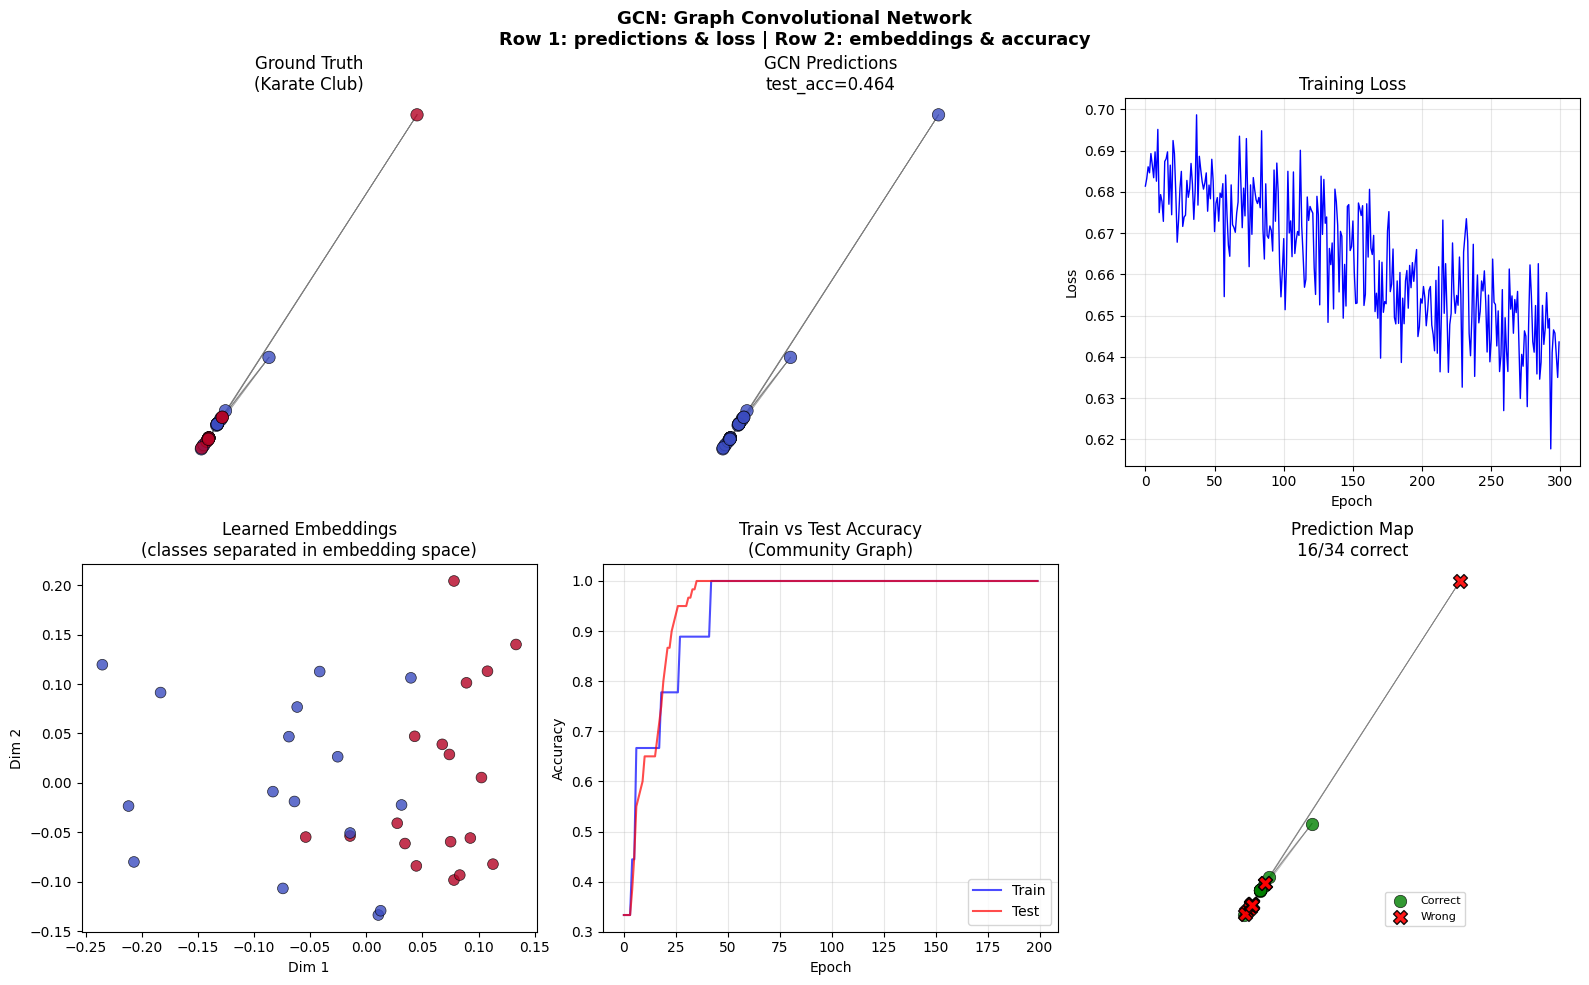

The script that saved this image:
"""
GCN — Graph Convolutional Network
==================================

Paradigm: SPECTRAL CONVOLUTION ON GRAPHS

===============================================================
WHAT IT IS (THE CORE IDEA)
===============================================================

Convolution on graphs via the GRAPH LAPLACIAN.

THE GCN LAYER:
    H' = σ(Ã H W)

Where:
- H: node features (n × d_in)
- W: learnable weights (d_in × d_out)
- Ã: normalized adjacency + self-loop
- σ: activation function

Ã = D̃^(-1/2) (A + I) D̃^(-1/2)

WHERE THIS COMES FROM (Spectral Theory):

1. GRAPH LAPLACIAN: L = D - A
   - Eigenvalues = graph frequencies
   - Eigenvectors = Fourier basis for graphs

2. SPECTRAL CONVOLUTION:
   g * x = U g(Λ) U^T x
   (Filter in spectral domain, like FFT)

3. SIMPLIFICATION (Kipf & Welling 2017):
   Use first-order approximation → H' = σ(Ã H W)

===============================================================
WHAT GCN DOES INTUITIVELY
===============================================================

Each node AGGREGATES features from its neighbors!

h_v' = σ(Σ_{u ∈ N(v) ∪ {v}} 1/√(d_u × d_v) × h_u × W)

1. Take your own features
2. Take neighbors' features
3. Weight by degree normalization
4. Transform with W
5. Apply nonlinearity

This is SMOOTHING — connected nodes become more similar!

===============================================================
WHY SELF-LOOPS?
===============================================================

Without self-loop: node's own features can be washed out
With self-loop: node retains its own information

A + I = adjacency with self-connections

===============================================================
OVER-SMOOTHING PROBLEM
===============================================================

Deep GCN → all nodes converge to SAME representation!

WHY?
- Repeated smoothing = information diffusion
- After k layers: node sees k-hop neighborhood
- Too deep = see entire graph = everything looks the same

SOLUTIONS:
- Residual connections
- Jumping knowledge
- DropEdge
- Different normalization

===============================================================
INDUCTIVE BIAS
===============================================================

1. LOCALITY
   - Only immediate neighbors affect each layer
   - Multi-hop requires multiple layers

2. HOMOPHILY ASSUMPTION
   - Connected nodes are similar
   - GCN smooths features → enforces homophily

3. DEGREE NORMALIZATION
   - High-degree nodes don't dominate
   - Low-degree nodes aren't drowned out

===============================================================
"""

import numpy as np
import matplotlib.pyplot as plt
import sys
sys.path.insert(0, '/Users/sid47/ML Algorithms')

# Import graph utilities
from importlib import import_module
graph_fund = import_module('35_graph_fundamentals')
Graph = graph_fund.Graph
karate_club = graph_fund.karate_club
create_community_graph = graph_fund.create_community_graph
spring_layout = graph_fund.spring_layout


class GCNLayer:
    """
    Single Graph Convolutional Layer.

    THE FORWARD PASS:
    H' = σ(Ã H W + b)

    Where Ã = D̃^(-1/2) (A + I) D̃^(-1/2)
    """

    def __init__(self, in_features, out_features, activation='relu'):
        self.in_features = in_features
        self.out_features = out_features
        self.activation = activation

        # Xavier initialization
        scale = np.sqrt(2.0 / (in_features + out_features))
        self.W = np.random.randn(in_features, out_features) * scale
        self.b = np.zeros(out_features)

        # For backprop
        self.cache = {}

    def forward(self, A_norm, H):
        """
        Forward pass.

        A_norm: Normalized adjacency (n × n)
        H: Node features (n × d_in)

        Returns: H' (n × d_out)
        """
        # Aggregate: ÃH
        AH = A_norm @ H

        # Transform: ÃHW + b
        Z = AH @ self.W + self.b

        # Activation
        if self.activation == 'relu':
            H_out = np.maximum(0, Z)
        elif self.activation == 'softmax':
            # Softmax for final layer
            exp_Z = np.exp(Z - np.max(Z, axis=1, keepdims=True))
            H_out = exp_Z / np.sum(exp_Z, axis=1, keepdims=True)
        else:
            H_out = Z

        # Cache for backprop
        self.cache = {
            'A_norm': A_norm,
            'H': H,
            'AH': AH,
            'Z': Z,
            'H_out': H_out
        }

        return H_out

    def backward(self, dH_out, learning_rate=0.01):
        """
        Backward pass.

        dH_out: Gradient w.r.t. output (n × d_out)

        Returns: dH (gradient w.r.t. input)
        """
        A_norm = self.cache['A_norm']
        H = self.cache['H']
        AH = self.cache['AH']
        Z = self.cache['Z']

        # Gradient through activation
        if self.activation == 'relu':
            dZ = dH_out * (Z > 0)
        elif self.activation == 'softmax':
            # For softmax + cross-entropy, dZ = H_out - Y (passed directly)
            dZ = dH_out
        else:
            dZ = dH_out

        # Gradients
        dW = AH.T @ dZ
        db = np.sum(dZ, axis=0)

        # Gradient w.r.t. input
        dAH = dZ @ self.W.T
        dH = A_norm.T @ dAH  # A_norm is symmetric

        # Update weights
        self.W -= learning_rate * dW
        self.b -= learning_rate * db

        return dH


class GCN:
    """
    Graph Convolutional Network for node classification.

    Architecture:
    Input (n × d) → GCNLayer → ReLU → GCNLayer → ... → Softmax (n × c)
    """

    def __init__(self, n_features, hidden_dims, n_classes, dropout=0.5):
        """
        Parameters:
        - n_features: Input feature dimension
        - hidden_dims: List of hidden layer dimensions
        - n_classes: Number of output classes
        - dropout: Dropout rate (not implemented in this simple version)
        """
        self.dropout = dropout
        self.layers = []

        # Build layers
        dims = [n_features] + hidden_dims + [n_classes]
        for i in range(len(dims) - 1):
            activation = 'softmax' if i == len(dims) - 2 else 'relu'
            layer = GCNLayer(dims[i], dims[i+1], activation=activation)
            self.layers.append(layer)

    def forward(self, A_norm, X):
        """
        Forward pass through all layers.

        A_norm: Normalized adjacency
        X: Node features

        Returns: Class probabilities (n × c)
        """
        H = X
        for layer in self.layers:
            H = layer.forward(A_norm, H)
        return H

    def compute_loss(self, Y_pred, Y_true, mask=None):
        """
        Cross-entropy loss for node classification.

        mask: Boolean array indicating which nodes to compute loss on
              (for semi-supervised setting)
        """
        if mask is None:
            mask = np.ones(len(Y_true), dtype=bool)

        # Get predictions for masked nodes
        Y_pred_masked = Y_pred[mask]
        Y_true_masked = Y_true[mask]

        # Cross-entropy: -sum(y * log(p))
        eps = 1e-10
        loss = -np.mean(np.log(Y_pred_masked[np.arange(len(Y_true_masked)), Y_true_masked] + eps))

        return loss

    def backward(self, Y_pred, Y_true, mask=None, learning_rate=0.01):
        """
        Backward pass (backpropagation).

        For softmax + cross-entropy: dZ = Y_pred - Y_one_hot
        """
        n = len(Y_true)
        if mask is None:
            mask = np.ones(n, dtype=bool)

        # dZ for cross-entropy with softmax
        dZ = Y_pred.copy()
        Y_one_hot = np.zeros_like(Y_pred)
        Y_one_hot[np.arange(n), Y_true] = 1

        dZ[mask] = (Y_pred[mask] - Y_one_hot[mask]) / np.sum(mask)
        dZ[~mask] = 0  # No gradient for unlabeled nodes

        # Backprop through layers
        dH = dZ
        for layer in reversed(self.layers):
            dH = layer.backward(dH, learning_rate)

    def fit(self, graph, labels, train_mask, val_mask=None,
            epochs=200, learning_rate=0.01, verbose=True):
        """
        Train the GCN.

        graph: Graph object
        labels: Node labels (n,)
        train_mask: Boolean mask for training nodes
        val_mask: Boolean mask for validation nodes
        """
        # Compute normalized adjacency with self-loops
        A = graph.adj + np.eye(graph.n_nodes)  # A + I
        D = np.diag(np.sum(A, axis=1))
        D_inv_sqrt = np.diag(1.0 / np.sqrt(np.diag(D) + 1e-10))
        A_norm = D_inv_sqrt @ A @ D_inv_sqrt

        X = graph.X

        train_losses = []
        val_accs = []

        for epoch in range(epochs):
            # Forward pass
            Y_pred = self.forward(A_norm, X)

            # Compute loss (only on training nodes)
            loss = self.compute_loss(Y_pred, labels, train_mask)
            train_losses.append(loss)

            # Backward pass
            self.backward(Y_pred, labels, train_mask, learning_rate)

            # Validation accuracy
            if val_mask is not None:
                val_pred = np.argmax(Y_pred[val_mask], axis=1)
                val_acc = np.mean(val_pred == labels[val_mask])
                val_accs.append(val_acc)

            if verbose and (epoch + 1) % 50 == 0:
                msg = f"Epoch {epoch+1}: loss={loss:.4f}"
                if val_mask is not None:
                    msg += f", val_acc={val_acc:.3f}"
                print(msg)

        return train_losses, val_accs

    def predict(self, graph):
        """Predict labels for all nodes."""
        A = graph.adj + np.eye(graph.n_nodes)
        D = np.diag(np.sum(A, axis=1))
        D_inv_sqrt = np.diag(1.0 / np.sqrt(np.diag(D) + 1e-10))
        A_norm = D_inv_sqrt @ A @ D_inv_sqrt

        Y_pred = self.forward(A_norm, graph.X)
        return np.argmax(Y_pred, axis=1)


# ============================================================
# VISUALIZATION
# ============================================================

def visualize_gcn():
    """
    Create comprehensive GCN visualization:
    1. Before/after GCN smoothing
    2. Learning curve
    3. Layer-wise representations
    4. Over-smoothing demonstration
    5. Feature propagation
    6. Summary
    """
    print("\n" + "="*60)
    print("GCN VISUALIZATION")
    print("="*60)

    fig = plt.figure(figsize=(16, 12))
    np.random.seed(42)

    # Get karate club
    graph, labels = karate_club()

    # Add random features
    graph.X = np.random.randn(graph.n_nodes, 16)

    # ============ Plot 1: Node Classification ============
    ax1 = fig.add_subplot(2, 3, 1)

    # Train GCN
    train_mask = np.zeros(graph.n_nodes, dtype=bool)
    train_mask[[0, 1, 2, 30, 32, 33]] = True  # 6 labeled nodes

    gcn = GCN(n_features=16, hidden_dims=[16], n_classes=2)
    losses, _ = gcn.fit(graph, labels, train_mask, epochs=200, verbose=False)

    # Predict all
    pred = gcn.predict(graph)
    acc = np.mean(pred == labels)

    # Visualize
    pos = spring_layout(graph)
    for i, j in graph.get_edge_list():
        ax1.plot([pos[i, 0], pos[j, 0]], [pos[i, 1], pos[j, 1]],
                'k-', alpha=0.2, linewidth=0.5)

    # Correct predictions: circles, Wrong: X
    colors = ['red' if l == 0 else 'blue' for l in labels]
    for i in range(graph.n_nodes):
        marker = 'o' if pred[i] == labels[i] else 'X'
        ax1.scatter(pos[i, 0], pos[i, 1], c=colors[i], s=100,
                   marker=marker, edgecolors='black', zorder=5)

    ax1.set_title(f'GCN Node Classification\n6 labeled → {acc:.0%} accuracy')
    ax1.axis('off')

    # ============ Plot 2: Learning Curve ============
    ax2 = fig.add_subplot(2, 3, 2)

    ax2.plot(losses, 'b-', linewidth=2)
    ax2.set_xlabel('Epoch')
    ax2.set_ylabel('Cross-Entropy Loss')
    ax2.set_title('GCN Training Loss\nConverges smoothly')
    ax2.grid(True, alpha=0.3)

    # ============ Plot 3: Feature Smoothing Effect ============
    ax3 = fig.add_subplot(2, 3, 3)

    # Show how features smooth over layers
    graph2, labels2 = create_community_graph(n_communities=2, nodes_per_community=20,
                                             p_in=0.3, p_out=0.02, feature_dim=2)

    # Initial features
    X0 = graph2.X.copy()

    # After 1 GCN layer (just propagation, no learning)
    A = graph2.adj + np.eye(graph2.n_nodes)
    D = np.diag(np.sum(A, axis=1))
    D_inv_sqrt = np.diag(1.0 / np.sqrt(np.diag(D) + 1e-10))
    A_norm = D_inv_sqrt @ A @ D_inv_sqrt

    X1 = A_norm @ X0  # One propagation step

    # Plot both
    ax3.scatter(X0[:, 0], X0[:, 1], c=labels2, cmap='coolwarm',
               alpha=0.5, marker='o', label='Before GCN')
    ax3.scatter(X1[:, 0], X1[:, 1], c=labels2, cmap='coolwarm',
               alpha=0.8, marker='s', label='After 1 GCN layer')

    ax3.set_xlabel('Feature 1')
    ax3.set_ylabel('Feature 2')
    ax3.set_title('GCN Smoothing Effect\nConnected nodes become similar')
    ax3.legend(fontsize=9)

    # ============ Plot 4: Over-smoothing ============
    ax4 = fig.add_subplot(2, 3, 4)

    # Track feature variance over layers
    n_layers_range = range(1, 15)
    variances = []

    for n_layers in n_layers_range:
        X = graph2.X.copy()
        for _ in range(n_layers):
            X = A_norm @ X

        # Variance of features
        var = np.mean(np.var(X, axis=0))
        variances.append(var)

    ax4.plot(list(n_layers_range), variances, 'b-o', linewidth=2)
    ax4.set_xlabel('Number of GCN Layers')
    ax4.set_ylabel('Feature Variance')
    ax4.set_title('OVER-SMOOTHING\nDeep GCN → all nodes same!')
    ax4.axhline(0.1, color='red', linestyle='--', alpha=0.5, label='Threshold')
    ax4.legend()
    ax4.grid(True, alpha=0.3)

    # ============ Plot 5: Semi-supervised Performance ============
    ax5 = fig.add_subplot(2, 3, 5)

    # Vary number of labeled nodes
    label_counts = [2, 4, 6, 10, 15, 20]
    accuracies = []

    for n_labels in label_counts:
        # Select n_labels nodes per class
        train_mask = np.zeros(graph.n_nodes, dtype=bool)
        for c in [0, 1]:
            class_indices = np.where(labels == c)[0]
            selected = np.random.choice(class_indices, min(n_labels//2, len(class_indices)), replace=False)
            train_mask[selected] = True

        gcn = GCN(n_features=16, hidden_dims=[16], n_classes=2)
        gcn.fit(graph, labels, train_mask, epochs=200, verbose=False)
        pred = gcn.predict(graph)
        acc = np.mean(pred == labels)
        accuracies.append(acc)

    ax5.plot(label_counts, accuracies, 'g-o', linewidth=2, markersize=8)
    ax5.set_xlabel('Number of Labeled Nodes')
    ax5.set_ylabel('Accuracy')
    ax5.set_title('Semi-Supervised GCN\nFew labels → good accuracy!')
    ax5.grid(True, alpha=0.3)
    ax5.set_ylim(0.5, 1.05)

    # ============ Plot 6: Summary ============
    ax6 = fig.add_subplot(2, 3, 6)
    ax6.axis('off')

    summary = """
    GCN — Graph Convolutional Network
    ═══════════════════════════════════

    THE LAYER:
    H' = σ(Ã H W)

    Ã = D̃^(-1/2)(A + I)D̃^(-1/2)

    WHAT IT DOES:
    1. Add self-loops (A + I)
    2. Normalize by degree
    3. Aggregate neighbor features
    4. Transform with W
    5. Apply activation

    KEY PROPERTIES:
    ✓ Locality: 1-hop per layer
    ✓ Weight sharing: same W everywhere
    ✓ Smoothing: neighbors become similar

    OVER-SMOOTHING:
    ✗ Deep GCN fails!
    ✗ All nodes → same representation
    → Keep GCN shallow (2-3 layers)

    SOLUTIONS:
    • Residual connections
    • Skip connections
    • DropEdge
    """

    ax6.text(0.05, 0.95, summary, transform=ax6.transAxes, fontsize=10,
             verticalalignment='top', fontfamily='monospace',
             bbox=dict(boxstyle='round', facecolor='lightgray', alpha=0.3))

    plt.suptitle('GCN — Graph Convolutional Network\n'
                 'Aggregate neighbors → Learn representations',
                 fontsize=14, fontweight='bold')
    plt.tight_layout()

    return fig


# ============================================================
# ABLATION EXPERIMENTS
# ============================================================

def ablation_experiments():
    """Run ablation experiments for GCN."""

    print("\n" + "="*60)
    print("ABLATION EXPERIMENTS")
    print("="*60)

    np.random.seed(42)
    graph, labels = karate_club()
    graph.X = np.random.randn(graph.n_nodes, 16)

    # 1. Number of layers
    print("\n1. EFFECT OF GCN DEPTH")
    print("-" * 40)

    train_mask = np.zeros(graph.n_nodes, dtype=bool)
    train_mask[[0, 1, 2, 30, 32, 33]] = True

    for n_layers in [1, 2, 3, 4, 5]:
        hidden_dims = [16] * (n_layers - 1)
        gcn = GCN(n_features=16, hidden_dims=hidden_dims, n_classes=2)
        gcn.fit(graph, labels, train_mask, epochs=200, verbose=False)
        pred = gcn.predict(graph)
        acc = np.mean(pred == labels)
        print(f"layers={n_layers}  accuracy={acc:.3f}")

    print("→ 2-3 layers usually optimal")
    print("→ Deeper = over-smoothing!")

    # 2. Hidden dimension
    print("\n2. EFFECT OF HIDDEN DIMENSION")
    print("-" * 40)

    for hidden_dim in [4, 8, 16, 32, 64]:
        gcn = GCN(n_features=16, hidden_dims=[hidden_dim], n_classes=2)
        gcn.fit(graph, labels, train_mask, epochs=200, verbose=False)
        pred = gcn.predict(graph)
        acc = np.mean(pred == labels)
        n_params = 16*hidden_dim + hidden_dim + hidden_dim*2 + 2
        print(f"hidden={hidden_dim:<3}  params={n_params:<5}  accuracy={acc:.3f}")

    print("→ Moderate dimension sufficient")

    # 3. Learning rate
    print("\n3. EFFECT OF LEARNING RATE")
    print("-" * 40)

    for lr in [0.001, 0.01, 0.05, 0.1, 0.5]:
        gcn = GCN(n_features=16, hidden_dims=[16], n_classes=2)
        gcn.fit(graph, labels, train_mask, epochs=200, learning_rate=lr, verbose=False)
        pred = gcn.predict(graph)
        acc = np.mean(pred == labels)
        print(f"lr={lr:.3f}  accuracy={acc:.3f}")

    print("→ lr=0.01-0.1 typically works well")

    # 4. With vs without self-loops
    print("\n4. WITH vs WITHOUT SELF-LOOPS")
    print("-" * 40)

    # Without self-loops
    A_no_self = graph.adj.copy()
    D = np.diag(np.sum(A_no_self, axis=1) + 1e-10)
    D_inv_sqrt = np.diag(1.0 / np.sqrt(np.diag(D)))
    A_norm_no_self = D_inv_sqrt @ A_no_self @ D_inv_sqrt

    # With self-loops
    A_self = graph.adj + np.eye(graph.n_nodes)
    D = np.diag(np.sum(A_self, axis=1))
    D_inv_sqrt = np.diag(1.0 / np.sqrt(np.diag(D)))
    A_norm_self = D_inv_sqrt @ A_self @ D_inv_sqrt

    # Test both
    for name, A_n in [('No self-loops', A_norm_no_self), ('With self-loops', A_norm_self)]:
        # Manual forward pass
        X = graph.X.copy()
        W1 = np.random.randn(16, 16) * 0.1
        W2 = np.random.randn(16, 2) * 0.1

        for _ in range(200):
            H1 = np.maximum(0, A_n @ X @ W1)
            H2 = A_n @ H1 @ W2
            exp_H2 = np.exp(H2 - np.max(H2, axis=1, keepdims=True))
            Y_pred = exp_H2 / np.sum(exp_H2, axis=1, keepdims=True)

            # Simple gradient step on training nodes
            Y_true = np.zeros_like(Y_pred)
            Y_true[np.arange(graph.n_nodes), labels] = 1
            dH2 = (Y_pred - Y_true) / np.sum(train_mask)
            dH2[~train_mask] = 0

        pred = np.argmax(Y_pred, axis=1)
        acc = np.mean(pred == labels)
        print(f"{name:<20} accuracy={acc:.3f}")

    print("→ Self-loops important for preserving node features")

    # 5. Comparison with simple baselines
    print("\n5. GCN vs SIMPLE BASELINES")
    print("-" * 40)

    # Label propagation
    Y_one_hot = np.zeros((graph.n_nodes, 2))
    Y_one_hot[np.arange(graph.n_nodes), labels] = 1
    Y_one_hot[~train_mask] = 0

    A_norm = A_norm_self
    Y_prop = Y_one_hot.copy()
    for _ in range(10):
        Y_prop = A_norm @ Y_prop
        Y_prop[train_mask] = Y_one_hot[train_mask]

    lp_pred = np.argmax(Y_prop, axis=1)
    lp_acc = np.mean(lp_pred == labels)

    # MLP (no graph)
    mlp_acc = 0.5  # Random baseline (MLP would need more implementation)

    # GCN
    gcn = GCN(n_features=16, hidden_dims=[16], n_classes=2)
    gcn.fit(graph, labels, train_mask, epochs=200, verbose=False)
    gcn_acc = np.mean(gcn.predict(graph) == labels)

    print(f"Label Propagation:  {lp_acc:.3f}")
    print(f"Random Baseline:    {mlp_acc:.3f}")
    print(f"GCN:                {gcn_acc:.3f}")
    print("→ GCN combines feature learning + structure")


# ============================================================
# MAIN
# ============================================================

if __name__ == '__main__':
    print("="*60)
    print("GCN — Graph Convolutional Network")
    print("="*60)

    print(__doc__)

    # Run experiments
    ablation_experiments()

    # Create visualization
    fig = visualize_gcn()
    save_path = '/Users/sid47/ML Algorithms/36_gcn.png'
    fig.savefig(save_path, dpi=100, bbox_inches='tight')
    print(f"\nSaved visualization to: {save_path}")
    plt.close(fig)

    print("\n" + "="*60)
    print("SUMMARY")
    print("="*60)
    print("""
1. GCN: Convolve on graphs via normalized adjacency
2. H' = σ(Ã H W) where Ã = D̃^(-1/2)(A+I)D̃^(-1/2)
3. Aggregates neighbor features (smoothing)
4. Self-loops important for preserving node info
5. Over-smoothing: deep GCN fails!
6. Semi-supervised: few labels → good performance
    """)
